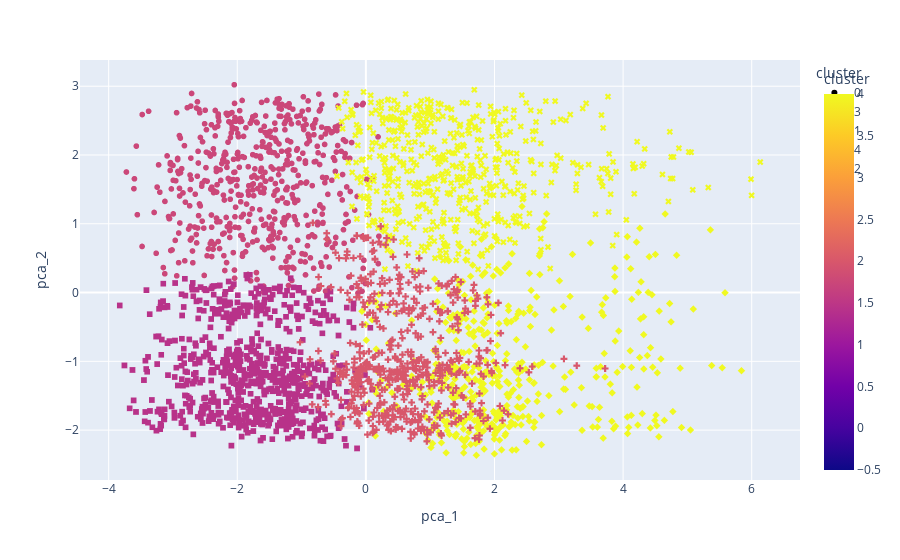

This figure's notebook cell:
### Code cell
#Dimension Reduce
from sklearn.decomposition import PCA
pca = PCA(n_components=3)
principal_comp = pca.fit_transform(scaled_data)
pca_df = pd.DataFrame(data=principal_comp, columns=['pca_1', 'pca_2', 'pca_3'])
pca_df = pd.concat([pca_df, pd.DataFrame({'cluster':kmeans.labels_})], axis=1)

#Showing
import plotly
import plotly.express as px
#fig = px.scatter_3d(pca_df, x='pca_1', y='pca_2', z= 'pca_3',color='cluster', symbol='cluster', size_max=20, opacity=0.6)
#fig.show()

fig = px.scatter(pca_df, x='pca_1', y='pca_2',color ='cluster',symbol='cluster')
fig.show()

### Figure 1 — Plotly figure (JSON) as saved in the notebook; plotly's stock layout.template omitted (floating-point values rounded to 4 significant figures; data arrays with more than 128 entries replaced by an {"elided": "..."} marker saying what was removed)
{"data": [{"hovertemplate": "cluster=%{marker.color}<br>pca_1=%{x}<br>pca_2=%{y}<extra></extra>", "legendgroup": "0", "marker": {"color": {"elided": "545 int values"}, "coloraxis": "coloraxis", "symbol": "circle"}, "mode": "markers", "name": "0", "showlegend": true, "type": "scattergl", "x": {"elided": "545 float values"}, "xaxis": "x", "y": {"elided": "545 float values"}, "yaxis": "y"}, {"hovertemplate": "cluster=%{marker.color}<br>pca_1=%{x}<br>pca_2=%{y}<extra></extra>", "legendgroup": "3", "marker": {"color": {"elided": "474 int values"}, "coloraxis": "coloraxis", "symbol": "diamond"}, "mode": "markers", "name": "3", "showlegend": true, "type": "scattergl", "x": {"elided": "474 float values"}, "xaxis": "x", "y": {"elided": "474 float values"}, "yaxis": "y"}, {"hovertemplate": "cluster=%{marker.color}<br>pca_1=%{x}<br>pca_2=%{y}<extra></extra>", "legendgroup": "1", "marker": {"color": {"elided": "720 int values"}, "coloraxis": "coloraxis", "symbol": "square"}, "mode": "markers", "name": "1", "showlegend": true, "type": "scattergl", "x": {"elided": "720 float values"}, "xaxis": "x", "y": {"elided": "720 float values"}, "yaxis": "y"}, {"hovertemplate": "cluster=%{marker.color}<br>pca_1=%{x}<br>pca_2=%{y}<extra></extra>", "legendgroup": "4", "marker": {"color": {"elided": "545 int values"}, "coloraxis": "coloraxis", "symbol": "x"}, "mode": "markers", "name": "4", "showlegend": true, "type": "scattergl", "x": {"elided": "545 float values"}, "xaxis": "x", "y": {"elided": "545 float values"}, "yaxis": "y"}, {"hovertemplate": "cluster=%{marker.color}<br>pca_1=%{x}<br>pca_2=%{y}<extra></extra>", "legendgroup": "2", "marker": {"color": {"elided": "539 int values"}, "coloraxis": "coloraxis", "symbol": "cross"}, "mode": "markers", "name": "2", "showlegend": true, "type": "scattergl", "x": {"elided": "539 float values"}, "xaxis": "x", "y": {"elided": "539 float values"}, "yaxis": "y"}], "layout": {"coloraxis": {"colorbar": {"title": {"text": "cluster"}}, "colorscale": [[0, "#0d0887"], [0.1111, "#46039f"], [0.2222, "#7201a8"], [0.3333, "#9c179e"], [0.4444, "#bd3786"], [0.5556, "#d8576b"], [0.6667, "#ed7953"], [0.7778, "#fb9f3a"], [0.8889, "#fdca26"], [1, "#f0f921"]]}, "legend": {"title": {"text": "cluster"}, "tracegroupgap": 0}, "margin": {"t": 60}, "xaxis": {"anchor": "y", "domain": [0, 1], "title": {"text": "pca_1"}}, "yaxis": {"anchor": "x", "domain": [0, 1], "title": {"text": "pca_2"}}}}
